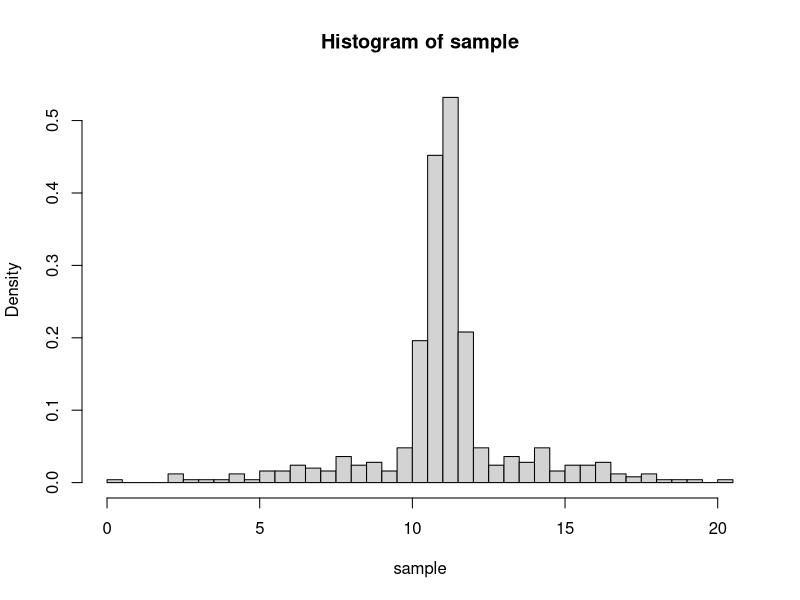

Generate this figure with R:
## ---- chunk 1
knitr::opts_chunk$set(echo = TRUE)
options(encoding = 'UTF-8')
## ---- chunk 2
n = 500

## Parametros reais da distribuicao amostral 
mu = 11
sigma2 = 0.16
nu = 0.4

#Parametros das distribuicoes a priori
m = 11
V = 1
a = 7
d = 1
## ---- chunk 3
U = sample(c(1,100), n, replace = T, c(1-nu,nu))
sample = rnorm(n, mu, sqrt(sigma2*U))
hist(sample, breaks = 50, prob=T)
## ---- chunk 4
logA <- function(X, mu, sigma2, nu) {
  n = length(X)
  termo100 = log(nu/10) -(X-mu)^2/(2*100*sigma2)
  termo1 = log(1 - nu) -(X-mu)^2/(2*sigma2)
  
  indicator = (termo100 > termo1)
  
  # log1p(x) computes log(1+x) accurately also for |x| << 1.
  log_caso100 = termo100 + log1p( (10*(1-nu)/nu) * exp( (-(X-mu)^2/(2*sigma2)) - (-(X-mu)^2/(2*100*sigma2)) ) ) 
  log_caso100[!indicator] = 0
  log_caso1   =   termo1 + log1p( nu/(10*(1-nu)) * exp( (-(X-mu)^2/(2*100*sigma2)) - (-(X-mu)^2/(2*sigma2)) ) ) 
  log_caso1[indicator] = 0

  sum(log_caso100)+sum(log_caso1)
}

logh <- function(aux, n, mu, sigma2, nu, m, V, a, d) {
  aux + ((n+1)/2 + a + 1)*log(1/sigma2) + (-((mu-m)^2/(2*V) + d) / sigma2)
}

## ---- chunk 5
L = 100

mu_bounds = 3
mu_step = mu_bounds/L
mu_grid = seq(m-mu_bounds/2, m+mu_bounds/2, mu_step)

sigma2_step = (sigma2*2-sigma2/2)/L
sigma2_grid = seq(sigma2/2, sigma2*2, sigma2_step)

nu_step = (0.9-0.1)/L
nu_grid = seq(0.1, 0.9, nu_step)
## ---- chunk 6

inv_k = 0
n = length(sample)

for (i in 1:length(mu_grid)) {
  for (j in 1:length(sigma2_grid)) {
    for (k in 1:length(nu_grid)) {
      aux = logA(sample, mu_grid[i], sigma2_grid[j], nu_grid[k])
      logh_ijk = logh(aux, n, mu_grid[i], sigma2_grid[j], nu_grid[k], m, V, a, d)
      inv_k = inv_k + exp(logh_ijk + 1000)
    }
  }
}
print(inv_k)
inv_k = inv_k * nu_step * sigma2_step * mu_step
print(inv_k)
inv_k = inv_k / exp(1000)
print(inv_k)
k = 1/inv_k
print(k)
